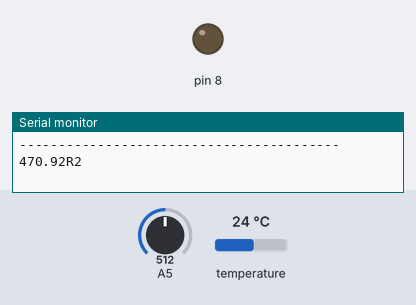
A sketch run on a simulated Arduino Uno, built with avr-gcc and run on an emulated ATmega328P. Parts: output pins drawn as LEDs (lit = HIGH), the last lines printed to the serial monitor. The inputs (shaded band) are chosen by the test bench; at power-on: A5 = 512, temperature 24 °C.

Above: at 2.2 s.
2.3 s: A5 set to 0
At 12.7 s:
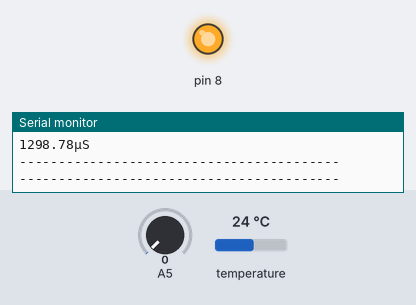
15.0 s: A5 set to 1023
Timing chart, 0 to 25.6 s (numbered marks = the images above; inputs shaded):
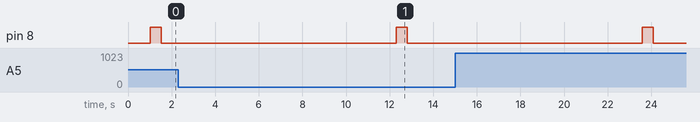

The sketch:

main.ino
```cpp
#include <OneWire.h>
#include <DallasTemperature.h>

#define ONE_WIRE_BUS 2


OneWire oneWire(ONE_WIRE_BUS);
DallasTemperature sensors(&oneWire);

void setup() {
  Serial.begin(9600);
  delay(1000);  //added to give the onewire stuff time to initialize.
  sensors.begin();

  pinMode(8, OUTPUT);
  analogReference(EXTERNAL);

}

void loop() {
  Serial.println("-----------------------------------------");
  Serial.println(String(measureEC()) + "μS");
  delay(10000);
  Serial.println("-----------------------------------------");
}


float measureEC(){
  //turn on pin 8
  digitalWrite(8, HIGH);
  delay(500);


  // measure R2
  int unconvertedReading = analogRead(A5);
  unconvertedReading = analogRead(A5);

  //turn off pin 8
  digitalWrite(8, LOW);

  //convert Reading into voltage
  float voltage = (5.0f/1023.0f)*unconvertedReading;


  // your r1 value
  int r1 = 470;
  //calculating r2,
  float r2 = (voltage* r1)/(5.0f-voltage);
  Serial.println(String(r2)+"R2");
  //resistance per cm
  float rCm = (r2/0.6);

  //calculate ec/cm
  float ec = (1.0f/rCm);

  //measure temperature
  float temp = measureTemp();


  //compensate temperature
  float ec25 = ec / (1.0f + 0.019f * (temp - 25.0));
  ec25 = ec25* pow(10,6);
  //μS

  return ec25;
}


float measureTemp() {
  sensors.requestTemperatures(); //needed, cause otherwise temperature conversion wont take place
  return sensors.getTempCByIndex(0);
}
```
